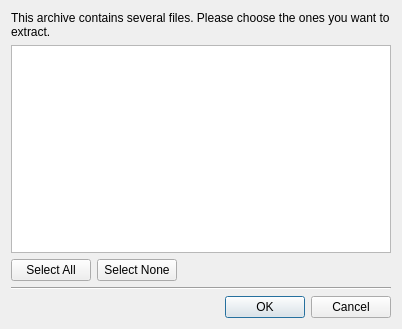
<ui version="4.0" >
 <class>FileChooserWindow</class>
 <widget class="QDialog" name="FileChooserWindow" >
  <property name="geometry" >
   <rect>
    <x>0</x>
    <y>0</y>
    <width>402</width>
    <height>329</height>
   </rect>
  </property>
  <property name="windowTitle" >
   <string>Files to Extract</string>
  </property>
  <layout class="QVBoxLayout" >
   <item>
    <widget class="QLabel" name="textLabel" >
     <property name="text" >
      <string>This archive contains several files. Please choose the ones you want to extract.</string>
     </property>
     <property name="alignment" >
      <set>Qt::AlignVCenter</set>
     </property>
     <property name="wordWrap" >
      <bool>true</bool>
     </property>
    </widget>
   </item>
   <item>
    <widget class="QListWidget" name="listWidget" >
     <property name="editTriggers" >
      <set>QAbstractItemView::DoubleClicked|QAbstractItemView::EditKeyPressed</set>
     </property>
     <property name="selectionMode" >
      <enum>QAbstractItemView::MultiSelection</enum>
     </property>
     <property name="viewMode" >
      <enum>QListView::ListMode</enum>
     </property>
     <property name="uniformItemSizes" >
      <bool>true</bool>
     </property>
     <property name="sortingEnabled" >
      <bool>true</bool>
     </property>
    </widget>
   </item>
   <item>
    <layout class="QHBoxLayout" >
     <property name="spacing" >
      <number>6</number>
     </property>
     <property name="margin" >
      <number>0</number>
     </property>
     <item>
      <widget class="QPushButton" name="selectAllButton" >
       <property name="text" >
        <string>Select All</string>
       </property>
      </widget>
     </item>
     <item>
      <widget class="QPushButton" name="selectNoneButton" >
       <property name="text" >
        <string>Select None</string>
       </property>
      </widget>
     </item>
     <item>
      <spacer>
       <property name="orientation" >
        <enum>Qt::Horizontal</enum>
       </property>
       <property name="sizeHint" stdset="0" >
        <size>
         <width>40</width>
         <height>20</height>
        </size>
       </property>
      </spacer>
     </item>
    </layout>
   </item>
   <item>
    <widget class="Line" name="line" >
     <property name="orientation" >
      <enum>Qt::Horizontal</enum>
     </property>
    </widget>
   </item>
   <item>
    <widget class="QDialogButtonBox" name="buttonBox" >
     <property name="standardButtons" >
      <set>QDialogButtonBox::Cancel|QDialogButtonBox::Ok</set>
     </property>
    </widget>
   </item>
  </layout>
 </widget>
 <resources/>
 <connections>
  <connection>
   <sender>buttonBox</sender>
   <signal>accepted()</signal>
   <receiver>FileChooserWindow</receiver>
   <slot>accept()</slot>
   <hints>
    <hint type="sourcelabel" >
     <x>248</x>
     <y>254</y>
    </hint>
    <hint type="destinationlabel" >
     <x>157</x>
     <y>274</y>
    </hint>
   </hints>
  </connection>
  <connection>
   <sender>buttonBox</sender>
   <signal>rejected()</signal>
   <receiver>FileChooserWindow</receiver>
   <slot>reject()</slot>
   <hints>
    <hint type="sourcelabel" >
     <x>316</x>
     <y>260</y>
    </hint>
    <hint type="destinationlabel" >
     <x>286</x>
     <y>274</y>
    </hint>
   </hints>
  </connection>
 </connections>
</ui>
